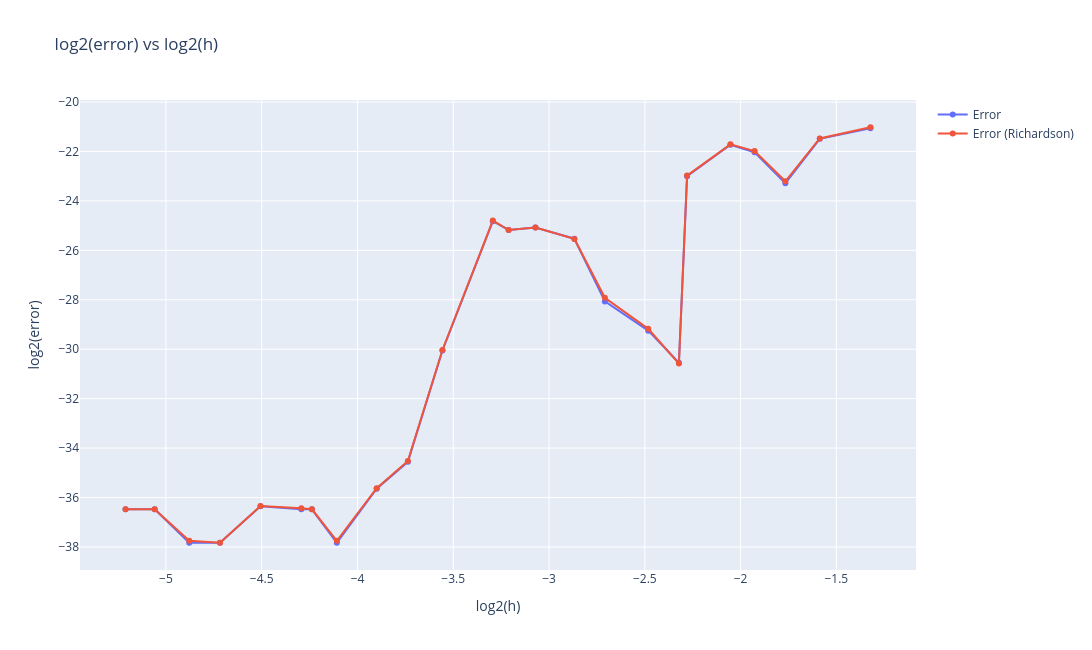

The notebook cell this image was saved under:
### Code cell
fig = go.Figure()

h_log2 = np.log2(h)
error_log2 = np.log2(error)
error_rich_log2 = np.log2(error_rich)

fig.add_trace(go.Scatter(
    x=h_log2,
    y=error_log2,
    mode='lines+markers',
    name='Error'
))

fig.add_trace(go.Scatter(
    x=h_log2,
    y=error_rich_log2,
    mode='lines+markers',
    name='Error (Richardson)'
))

fig.update_layout(
    title="log2(error) vs log2(h)",
    xaxis_title="log2(h)",
    yaxis_title="log2(error)",
    height=650,
    width=1200
)


fig.show()

### Figure 1 — Plotly figure (JSON) as saved in the notebook; plotly's stock layout.template omitted (floating-point values rounded to 4 significant figures)
{"data": [{"mode": "lines+markers", "name": "Error", "type": "scatter", "x": [-1.322, -1.586, -1.766, -1.927, -2.053, -2.279, -2.322, -2.482, -2.708, -2.868, -3.071, -3.211, -3.293, -3.556, -3.737, -3.9, -4.108, -4.238, -4.293, -4.506, -4.718, -4.878, -5.059, -5.211], "y": [-21.06, -21.49, -23.28, -22.03, -21.72, -23.0, -30.55, -29.25, -28.07, -25.53, -25.08, -25.17, -24.82, -30.05, -34.56, -35.64, -37.83, -36.48, -36.48, -36.36, -37.83, -37.83, -36.48, -36.48]}, {"mode": "lines+markers", "name": "Error (Richardson)", "type": "scatter", "x": [-1.322, -1.586, -1.766, -1.927, -2.053, -2.279, -2.322, -2.482, -2.708, -2.868, -3.071, -3.211, -3.293, -3.556, -3.737, -3.9, -4.108, -4.238, -4.293, -4.506, -4.718, -4.878, -5.059, -5.211], "y": [-21.02, -21.47, -23.21, -21.98, -21.71, -22.98, -30.58, -29.18, -27.92, -25.54, -25.08, -25.18, -24.8, -30.03, -34.52, -35.62, -37.75, -36.48, -36.43, -36.34, -37.83, -37.75, -36.48, -36.48]}], "layout": {"height": 650, "title": {"text": "log2(error) vs log2(h)"}, "width": 1200, "xaxis": {"title": {"text": "log2(h)"}}, "yaxis": {"title": {"text": "log2(error)"}}}}
